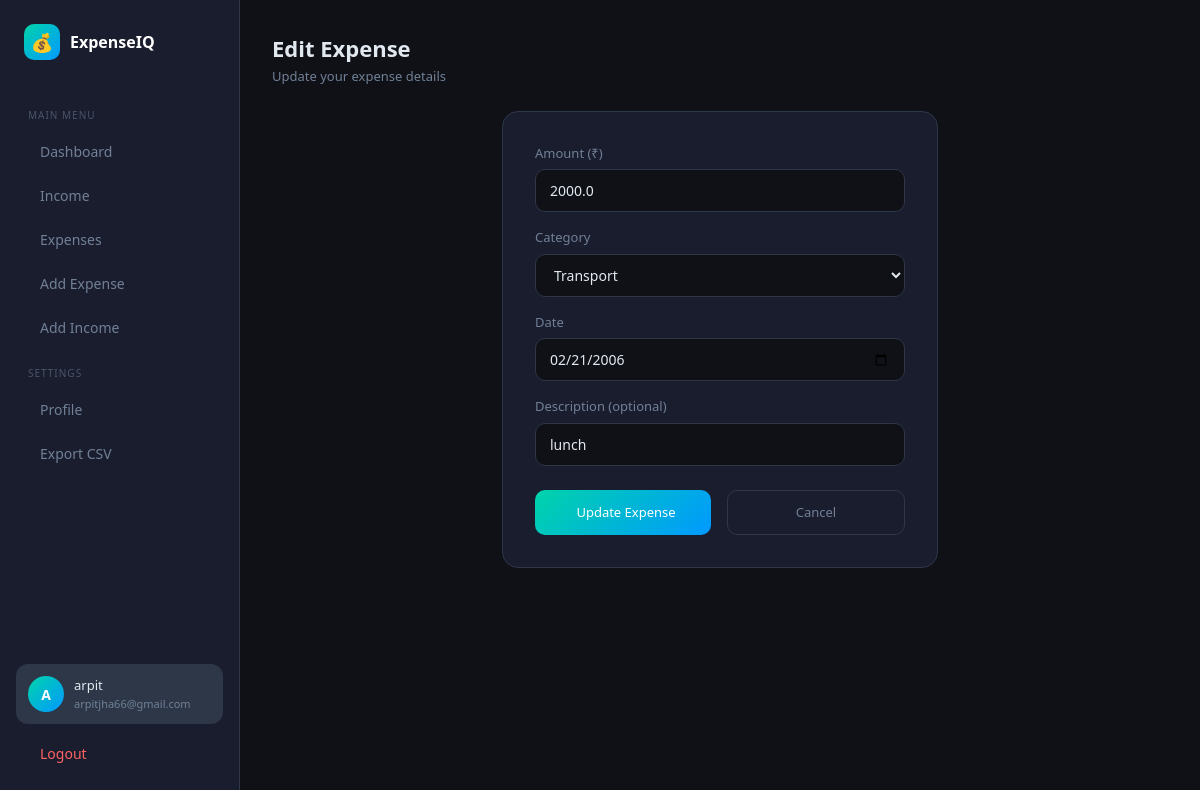
The app's page /edit-expense/2 (signed in) with its own data.
### app.py (models this page shows)
class Expense(db.Model):
    id = db.Column(db.Integer, primary_key=True)
    user_id = db.Column(db.Integer, nullable=False)
    amount = db.Column(db.Float, nullable=False)
    category = db.Column(db.String(50), nullable=False)
    date = db.Column(db.String(20), nullable=False)
    description = db.Column(db.String(200))

### app.py (the view, shortened to what this page needs)
@app.route('/edit-expense/<int:expense_id>', methods=['GET', 'POST'])
def edit_expense(expense_id):
    if 'user_id' not in session:
        return redirect(url_for('login'))
    expense = Expense.query.get_or_404(expense_id)
    return render_template('edit_expense.html', expense=expense)

### templates/edit_expense.html (shortened to what this page needs)
{% extends 'base.html' %}
{% block content %}
<div class="page-header">
    <div class="page-title">Edit Expense</div>
    <div class="page-subtitle">Update your expense details</div>
</div>
<div class="row justify-content-center">
    <div class="col-md-6">
        <div class="form-card">
            <form method="POST">
                <div class="mb-3">
                    <label class="custom-label">Amount (₹)</label>
                    <input type="number" name="amount" step="0.01" class="custom-input" value="{{ expense.amount }}" required>
                </div>
                <div class="mb-3">
                    <label class="custom-label">Category</label>
                    <select name="category" class="custom-input" required>
                        <option value="Transport" {% if expense.category == 'Transport' %}selected{% endif %}>Transport</option>
                    </select>
                </div>
                <div class="mb-3">
                    <label class="custom-label">Date</label>
                    <input type="date" name="date" class="custom-input" value="{{ expense.date }}" required>
                </div>
                <div class="mb-4">
                    <label class="custom-label">Description (optional)</label>
                    <input type="text" name="description" class="custom-input" value="{{ expense.description or '' }}">
                </div>
                <div class="d-flex gap-3">
                    <button type="submit" class="btn-teal" style="flex:1; justify-content:center; padding:12px;">
                         Update Expense
                    </button>
                    <a href="/expenses" class="btn-outline-custom" style="flex:1; justify-content:center; padding:12px;">
                        Cancel
                    </a>
                </div>
            </form>
        </div>
    </div>
</div>
{% endblock %}

### templates/base.html (style rules this page uses)
* { margin: 0; padding: 0; box-sizing: border-box; }
body { font-family: 'Segoe UI', sans-serif; background: #0f1117; color: #e2e8f0; display: flex; min-height: 100vh; }
.page-header { margin-bottom: 1.5rem; }
.page-title { font-size: 22px; font-weight: 600; color: #e2e8f0; }
.page-subtitle { font-size: 13px; color: #718096; margin-top: 2px; }
.btn-teal { background: linear-gradient(135deg, #00d4aa, #0099ff); color: white; border: none; padding: 8px 18px; border-radius: 10px; font-size: 13px; font-weight: 500; cursor: pointer; text-decoration: none; display: inline-flex; align-items: center; gap: 6px; }
.btn-outline-custom { background: transparent; color: #718096; border: 1px solid #2d3748; padding: 8px 18px; border-radius: 10px; font-size: 13px; cursor: pointer; text-decoration: none; display: inline-flex; align-items: center; gap: 6px; }
.form-card { background: #1a1d2e; border: 1px solid #2d3748; border-radius: 16px; padding: 2rem; }
.custom-input { background: #0f1117; border: 1px solid #2d3748; border-radius: 10px; color: #e2e8f0; padding: 10px 14px; font-size: 14px; width: 100%; }
.custom-label { font-size: 13px; color: #718096; margin-bottom: 6px; display: block; }
select.custom-input option { background: #1a1d2e; }

### records on screen
Expense: amount "2000.0", category "Transport", date "02/21/2006", description "lunch"

### other values on screen
{{ session['username'][0].upper() }} "A"
{{ session['username'] }} "arpit"
{{ session.get('email', '') }} "arpitjha66@gmail.com"
